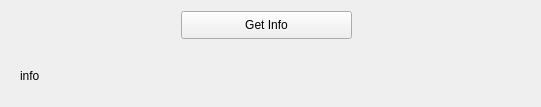
<?xml version="1.0" encoding="UTF-8"?>
<ui version="4.0">
 <class>Widget</class>
 <widget class="QWidget" name="Widget">
  <property name="geometry">
   <rect>
    <x>0</x>
    <y>0</y>
    <width>541</width>
    <height>107</height>
   </rect>
  </property>
  <property name="windowTitle">
   <string>Widget</string>
  </property>
  <widget class="QPushButton" name="pushButton">
   <property name="geometry">
    <rect>
     <x>181</x>
     <y>11</y>
     <width>171</width>
     <height>28</height>
    </rect>
   </property>
   <property name="sizePolicy">
    <sizepolicy hsizetype="Expanding" vsizetype="Expanding">
     <horstretch>0</horstretch>
     <verstretch>0</verstretch>
    </sizepolicy>
   </property>
   <property name="text">
    <string>Get Info</string>
   </property>
  </widget>
  <widget class="QLabel" name="info">
   <property name="geometry">
    <rect>
     <x>20</x>
     <y>50</y>
     <width>501</width>
     <height>51</height>
    </rect>
   </property>
   <property name="text">
    <string>info</string>
   </property>
   <property name="wordWrap">
    <bool>true</bool>
   </property>
  </widget>
 </widget>
 <layoutdefault spacing="6" margin="11"/>
 <resources/>
 <connections/>
</ui>
